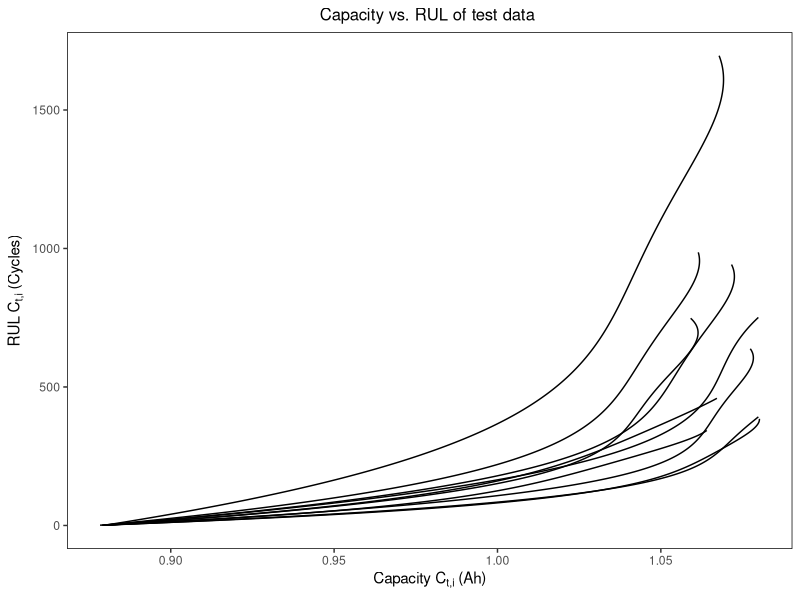

This chart was generated by the following R code: (Note: this script raises an error after producing the figure.)
library(reshape2)
library(ggplot2)

traindat = read.csv("./Data/Traindatlong.csv")
traindat$sqrtRUL = sqrt(traindat$RUL)
traindat$one_thirdRUL = (traindat$RUL)^(1/3)

testdata = read.csv("./Data/Battery_test.csv")

# Get actual RUL of testdata
RULdata <- data.frame(testdata$Cycle) # initalize data
for (i in 1:(ncol(testdata)-1)){ # loop over each battery
  c = c(seq(sum(!is.na(testdata[i+1])), sum(!is.na(testdata[i+1]))-(nrow(testdata)-1), -1))
  c[c<0] = 0 # remove negative values
  RULdata[ , ncol(RULdata) + 1] <- c # Append new column
  colnames(RULdata)[ncol(RULdata)] <- paste0("NO.", i)
}

# Data formatting
RULdata_long <- melt(RULdata, id = "testdata.Cycle") # long format
testdata_long <- melt(testdata, id = "Cycle")
testdata_long$RUL <- RULdata_long$value # add RULdata to testdata
#testdata_long$sqrtRUL = sqrt(testdata_long$RUL)
#testdata_long$one_thirdRUL = (testdata_long$RUL)^(1/3)
colnames(testdata_long)[2] <- "Battery" # change column names
colnames(testdata_long)[3] <- "Capacity"

# Plot RUL of test data
ggplot(data = testdata_long, aes(x = Capacity, y = RUL, group = Battery)) +
  ggtitle("Capacity vs. RUL of test data ") + 
  xlab(bquote("Capacity" ~ C["t,i"] ~ "(Ah)")) +
  ylab(bquote("RUL" ~ C["t,i"] ~ "(Cycles)")) +
  #ggtitle("Figure 2: RUL (training)") +
  geom_path(size=0.5) +
  theme_bw() + 
  theme(plot.title = element_text(hjust = 0.5, size = 12), 
        panel.border = element_rect(colour = "black", fill=NA, size=0.5), 
        panel.grid.major = element_blank(),
        panel.grid.minor = element_blank(), 
        axis.line = element_blank())

# Fit Linear models
predict = data.frame(Capacity = testdata_long$Capacity) # DF containing prediction for RUL
{
#1st ord. 
lm1 = lm(RUL~Capacity, data = traindat)  # Create a linear regression with two variables
predict$lm1 = predict(lm1, new = testdata_long)

#1st ord. sqrt
lm1sqrt = lm(sqrtRUL~Capacity, data = traindat)
predict$lm1sqrt = predict(lm1sqrt, new = testdata_long)

#1st ord. 1/3
lm1third = lm(one_thirdRUL~Capacity, data = traindat)
predict$lm1third = predict(lm1third, new = testdata_long)

#2nd ord.
lm2 = lm(RUL~Capacity + I(Capacity^2), data = traindat) 
predict$lm2 = predict(lm2, new = testdata_long)

#2nd ord. sqrt
lm2sqrt = lm(sqrtRUL~Capacity + I(Capacity^2), data = traindat)
predict$lm2sqrt = predict(lm2sqrt, new = testdata_long) 

#2nd ord. 1/3
lm2third = lm(one_thirdRUL~Capacity + I(Capacity^2), data = traindat) 
predict$lm2third = predict(lm2third, new = testdata_long)

#3rd ord.
lm3 = lm(RUL~Capacity + I(Capacity^2) + I(Capacity^3), data = traindat) 
predict$lm3 = predict(lm3, new = testdata_long)

#3rd ord. sqrt
lm3sqrt = lm(sqrtRUL~Capacity + I(Capacity^2) + I(Capacity^3), data = traindat) 
predict$lm3sqrt = predict(lm3sqrt, new = testdata_long)

#3rd ord. 1/3
lm3third = lm(one_thirdRUL~Capacity + I(Capacity^2) + I(Capacity^3), data = traindat)
predict$lm3third = predict(lm3third, new = testdata_long)

#4th ord.
lm4 = lm(RUL~Capacity + I(Capacity^2) + I(Capacity^3) + I(Capacity^4), data = traindat) 
predict$lm4 = predict(lm4, new = testdata_long)

#4th ord. sqrt
lm4sqrt = lm(sqrtRUL~Capacity + I(Capacity^2) + I(Capacity^3) + I(Capacity^4), data = traindat) 
predict$lm4sqrt = predict(lm4sqrt, new = testdata_long)

#4th ord. 1/3
lm4third = lm(one_thirdRUL~Capacity + I(Capacity^2) + I(Capacity^3) + I(Capacity^4), data = traindat) 
predict$lm4third = predict(lm4third, new = testdata_long)

#5th ord.
lm5 = lm(RUL~Capacity + I(Capacity^2) + I(Capacity^3) + I(Capacity^4) + I(Capacity^5), data = traindat)
predict$lm5 = predict(lm5, new = testdata_long)

#5th ord. sqrt
lm5sqrt = lm(sqrtRUL~Capacity + I(Capacity^2) + I(Capacity^3) + I(Capacity^4) + I(Capacity^5), data = traindat)
predict$lm5sqrt = predict(lm5sqrt, new = testdata_long)

#5th ord. 1/3
lm5third = lm(one_thirdRUL~Capacity + I(Capacity^2) + I(Capacity^3) + I(Capacity^4) + I(Capacity^5), data = traindat)
predict$lm5third = predict(lm5third, new = testdata_long)
}
predict[(predict < 0) | is.na(predict)] = 0 # set negative values and non-existing values to 0


# Calculate errors for each method
MSE = c() # mean squared error
MAPE = c() # mean absolute percentage error

for (i in seq(2,ncol(predict),3)){ # loop over each linear fit in steps of 3
    print(i)
    MSE = append(MSE,mean((testdata_long$RUL - predict[,i])^2)) # calculate MSE
    MSE = append(MSE,mean((sqrt(testdata_long$RUL) - predict[,i+1])^2)) # sqrt method
    MSE = append(MSE,mean(((testdata_long$RUL)^(1/3) - predict[,i+2])^2)) # inverse cube
    
    MAPE = append(MAPE,mean(abs((testdata_long$RUL-predict[,i])/testdata_long$RUL)) * 100)
    MAPE = append(MAPE,mean(abs((sqrt(testdata_long$RUL)-predict[,i+1])/sqrt(testdata_long$RUL))) * 100)
    MAPE = append(MAPE,mean(abs(((testdata_long$RUL)^(1/3)-predict[,i+2])/((testdata_long$RUL)^(1/3)))) * 100)

}

error <- data.frame(MSE = MSE, MAPE = MAPE)

mean(abs((data$actual-data$forecast)/data$actual)) * 100

ggplot() +
  xlab(bquote("Capacity" ~ C["t,i"] ~ "(Ah)")) +
  ylab(bquote("RUL" ~ C["t,i"] ~ "(Cycles)")) +
  ggtitle("Predicted RUL vs. actual RUL") +
  geom_path(data = testdata_long, aes(x = Capacity, y = RUL, group = Battery), size=0.5) +
  theme_bw() + 
  theme(plot.title = element_text(hjust = 0.5, size = 12), 
        panel.border = element_rect(colour = "black", fill=NA, size=0.5), 
        panel.grid.major = element_blank(),
        panel.grid.minor = element_blank(), 
        axis.line = element_blank()) +
  geom_line(data = predict, aes(x = testdata_long$Capacity, y = lm1, color = 'red') ) +
  geom_line(data = predict, aes(x = testdata_long$Capacity, y = lm2, color = 'blue') ) +
  geom_line(data = predict, aes(x = testdata_long$Capacity, y = lm3, color = 'green') ) +
  geom_line(data = predict, aes(x = testdata_long$Capacity, y = lm4, color = 'yellow') ) +
  geom_line(data = predict, aes(x = testdata_long$Capacity, y = lm5, color = 'orange') ) +
  labs(colour = "Linear model", blue ="First order")

ggplot() +
  xlab(bquote("Capacity" ~ C["t,i"] ~ "(Ah)")) +
  ylab(bquote("RUL" ~ C["t,i"] ~ "(Cycles)")) +
  ggtitle("Predicted RUL vs. actual RUL") +
  geom_path(data = testdata_long, aes(x = Capacity, y = sqrt(RUL), group = Battery), size=0.5) +
  theme_bw() + 
  theme(plot.title = element_text(hjust = 0.5, size = 12), 
        panel.border = element_rect(colour = "black", fill=NA, size=0.5), 
        panel.grid.major = element_blank(),
        panel.grid.minor = element_blank(), 
        axis.line = element_blank()) +
  geom_line(data = predict, aes(x = testdata_long$Capacity, y = lm1sqrt, color = 'red') ) +
  geom_line(data = predict, aes(x = testdata_long$Capacity, y = lm2sqrt, color = 'blue') ) +
  geom_line(data = predict, aes(x = testdata_long$Capacity, y = lm3sqrt, color = 'green') ) +
  geom_line(data = predict, aes(x = testdata_long$Capacity, y = lm4sqrt, color = 'yellow') ) +
  geom_line(data = predict, aes(x = testdata_long$Capacity, y = lm5sqrt, color = 'orange') )

ggplot() +
  xlab(bquote("Capacity" ~ C["t,i"] ~ "(Ah)")) +
  ylab(bquote("RUL" ~ C["t,i"] ~ "(Cycles)")) +
  ggtitle("Predicted RUL vs. actual RUL") +
  geom_path(data = testdata_long, aes(x = Capacity, y = RUL^(1/3), group = Battery), size=0.5) +
  theme_bw() + 
  theme(plot.title = element_text(hjust = 0.5, size = 12), 
        panel.border = element_rect(colour = "black", fill=NA, size=0.5), 
        panel.grid.major = element_blank(),
        panel.grid.minor = element_blank(), 
        axis.line = element_blank()) +
  geom_line(data = predict, aes(x = testdata_long$Capacity, y = lm1third, color = 'red') ) +
  geom_line(data = predict, aes(x = testdata_long$Capacity, y = lm2third, color = 'blue') ) +
  geom_line(data = predict, aes(x = testdata_long$Capacity, y = lm3third, color = 'green') ) +
  geom_line(data = predict, aes(x = testdata_long$Capacity, y = lm4third, color = 'yellow') ) +
  geom_line(data = predict, aes(x = testdata_long$Capacity, y = lm5third, color = 'orange') )
